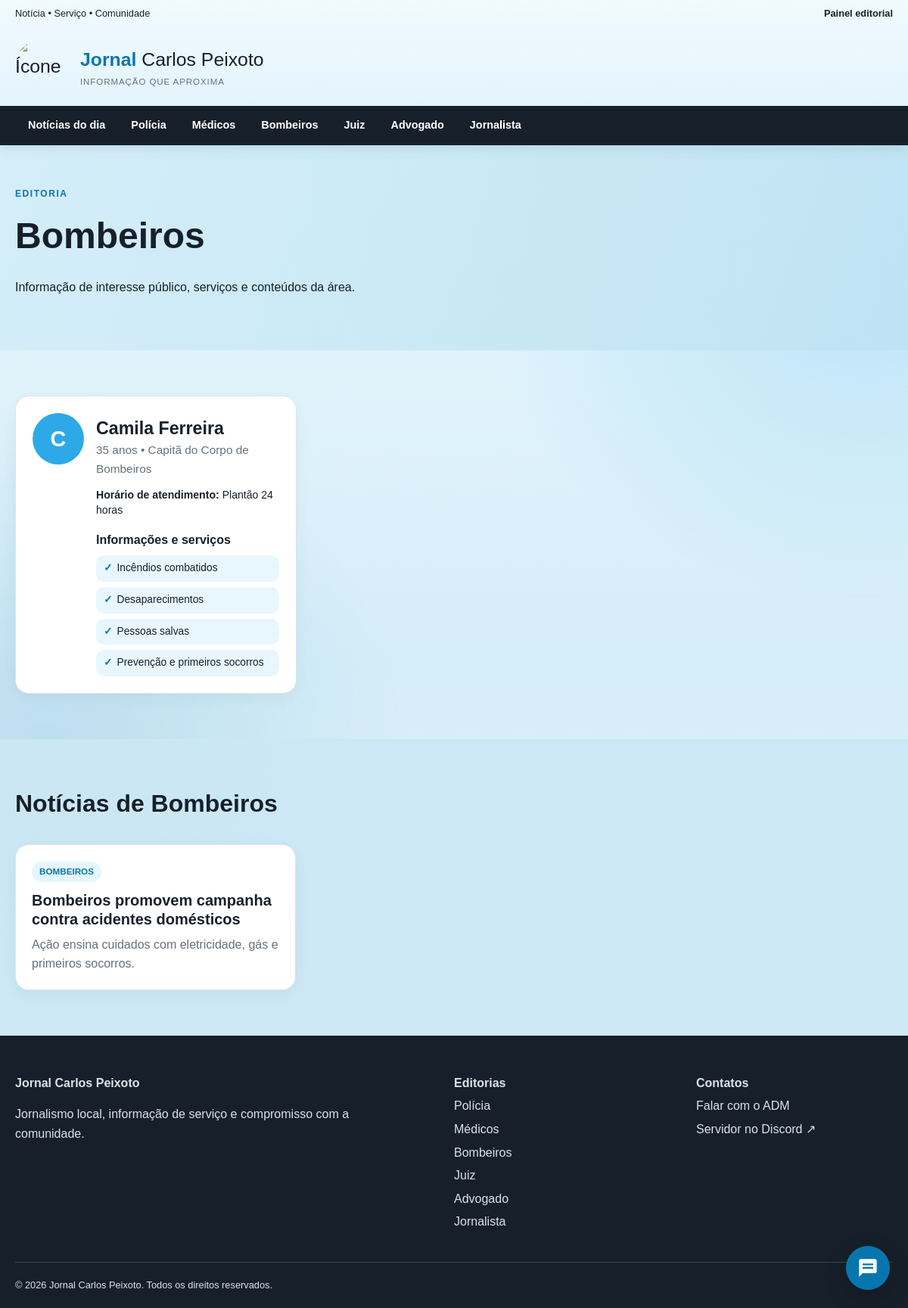
Page /categoria/bombeiros on the committed database.
### app.py (models this page shows)
class Professional(db.Model):
    __tablename__ = "professionals"
    id = db.Column(db.Integer, primary_key=True)
    category = db.Column(db.String(40), nullable=False, index=True)
    name = db.Column(db.String(120), nullable=False)
    age = db.Column(db.Integer)
    role = db.Column(db.String(150), nullable=False)
    address = db.Column(db.String(250))
    hours = db.Column(db.String(250))
    sections = db.Column(db.Text, nullable=False)
    image_mimetype = db.Column(db.String(80))
    image_data = db.Column(db.LargeBinary)
    office_image_mimetype = db.Column(db.String(80))
    office_image_data = db.Column(db.LargeBinary)
    featured = db.Column(db.Boolean, nullable=False, default=False)
    featured_reason = db.Column(db.String(300))

class News(db.Model):
    __tablename__ = "news"
    id = db.Column(db.Integer, primary_key=True)
    title = db.Column(db.String(180), nullable=False)
    summary = db.Column(db.String(350), nullable=False)
    content = db.Column(db.Text, nullable=False)
    category = db.Column(db.String(40), nullable=False, index=True)
    source_name = db.Column(db.String(120))
    source_image_mimetype = db.Column(db.String(80))
    source_image_data = db.Column(db.LargeBinary)
    image = db.Column(db.String(255))
    image_mimetype = db.Column(db.String(80))
    image_data = db.Column(db.LargeBinary)
    featured = db.Column(db.Boolean, nullable=False, default=False)
    created_at = db.Column(db.DateTime(timezone=True), nullable=False, default=utc_now)
    updated_at = db.Column(db.DateTime(timezone=True), nullable=False, default=utc_now, onupdate=utc_now)
    comments = db.relationship("Comment", back_populates="article", cascade="all, delete-orphan")

### app.py (the view)
@app.route("/categoria/<slug>")
def category(slug):
    category_name = CATEGORY_SLUGS.get(slug.lower())
    if category_name is None and slug in CATEGORIES:
        category_name = slug
    if category_name is None:
        abort(404)
    professionals = db.session.execute(
        db.select(Professional)
        .where(Professional.category == category_name)
        .order_by(Professional.featured.desc(), Professional.name.asc())
    ).scalars().all()
    news = db.session.execute(db.select(News).where(News.category == category_name).order_by(News.created_at.desc())).scalars().all()
    return render_template("category.html", category=category_name, professionals=professionals, news=news)

### app.py (called while the page is built)
@app.context_processor
def globals_for_templates():
    return {
        "categories": CATEGORIES,
        "category_links": [{"name": name, "slug": CATEGORY_TO_SLUG[name]} for name in CATEGORIES],
        "category_slug": CATEGORY_TO_SLUG,
        "current_year": datetime.now().year,
    }

### templates/category.html (shortened to what this page needs)
{% extends 'base.html' %}
{% block content %}
<section class="page-head">
  <div class="container">
    <p class="eyebrow">Editoria</p>
    <h1>{{ category }}</h1>
    <p>Informação de interesse público, serviços e conteúdos da área.</p>
  </div>
</section>
<section class="section container professional-grid">
  {% for person in professionals %}
  <article class="profile{% if person.featured %} is-featured{% endif %}">
    {% if person.image_data %}
    <img class="profile-photo" src="{{ url_for('professional_photo', professional_id=person.id) }}" alt="Foto de {{ person.name }}">
    {% else %}
    <div class="avatar" aria-hidden="true">{{ person.name[0] }}</div>
    {% endif %}
    <div class="profile-content">
      <h2>{{ person.name }}</h2>
      <p class="lead">{{ person.age }} anos • {{ person.role }}</p>
      <div class="profile-details">
        <p><strong>Horário de atendimento:</strong> {{ person.hours }}</p>
      </div>
      <h3>Informações e serviços</h3>
      <div class="service-list">
        {% for section in person.sections.split('|') %}
        <div><span>✓</span>{{ section }}</div>
        {% endfor %}
      </div>
    </div>
  </article>
  {% else %}
  <p>Nenhum profissional cadastrado.</p>
  {% endfor %}
</section>
<section class="section subtle">
  <div class="container">
    <div class="section-title"><h2>Notícias de {{ category }}</h2></div>
    <div class="news-grid">
      {% for item in news %}
      <article class="news-card">
        <div class="card-body">
          <span class="tag">{{ item.category }}</span>
          <h3><a href="{{ url_for('news_detail', news_id=item.id) }}">{{ item.title }}</a></h3>
          <p>{{ item.summary }}</p>
        </div>
      </article>
      {% else %}
      <p>Ainda não há notícias nesta editoria.</p>
      {% endfor %}
    </div>
  </div>
</section>
{% endblock %}

### static/css/style.css (style rules this page uses)
:root { --blue:#2da9e8;--blue-dark:#0876ae;--ink:#17202a;--muted:#65717d;--paper:#fbf7ed;--line:#dce4e8;--white:#fff;--red:#c43d3d;--radius:18px;--shadow:0 14px 40px rgba(19,53,71,.10) }
* { box-sizing:border-box }
html { scroll-behavior:smooth }
body { margin:0;color:var(--ink);font-family:Arial,Helvetica,sans-serif;line-height:1.6;background:#fff }
a { color:inherit;text-decoration:none }
.container { width:min(1160px,calc(100% - 32px));margin:auto }
.eyebrow { text-transform:uppercase;color:var(--blue-dark);font-weight:bold;letter-spacing:.13em;font-size:.75rem;margin:0 0 8px }
.tag { display:inline-block;color:var(--blue-dark);background:#e6f6fd;padding:4px 10px;border-radius:999px;font-size:.73rem;font-weight:bold;text-transform:uppercase }
.section { padding:60px 0 }
.section-title { display:flex;justify-content:space-between;align-items:end;gap:20px;margin-bottom:28px }
.section-title h1,.section-title h2 { margin:0;font-size:2rem }
.news-grid { display:grid;grid-template-columns:repeat(3,1fr);gap:24px }
.news-card { border:1px solid var(--line);border-radius:var(--radius);overflow:hidden;background:#fff;transition:.2s }
.card-body { padding:21px }
.card-body h3 { line-height:1.25;margin:12px 0 8px;font-size:1.25rem }
.card-body p { color:var(--muted);margin:0 }
.journalist,.subtle { background:var(--paper) }
.lead { font-size:1.12rem;color:var(--muted) }
.page-head { padding:55px 0;background:linear-gradient(110deg,var(--paper),#e7f7ff) }
.page-head h1 { font-size:3rem;margin:0 }
.profile { display:grid;grid-template-columns:120px 1fr;gap:30px;padding:32px;border:1px solid var(--line);border-radius:var(--radius) }
.avatar { width:110px;height:110px;display:grid;place-items:center;border-radius:50%;background:var(--blue);color:#fff;font-size:2.8rem;font-weight:bold }
.profile h2 { margin:8px 0 0;font-size:2rem }
.service-list { display:grid;grid-template-columns:repeat(2,1fr);gap:10px }
.service-list div { padding:13px;background:var(--paper);border-radius:10px }
.service-list span { color:var(--blue-dark);font-weight:bold;margin-right:8px }

### static/css/professionals.css (style rules this page uses)
.professional-grid { display: grid; grid-template-columns: repeat(3, minmax(0, 1fr)); gap: 22px; align-items: stretch; }
.professional-grid .profile { display: grid; grid-template-columns: 68px minmax(0, 1fr); align-content: start; gap: 16px; height: 100%; padding: 22px; background: #fff; }
.professional-grid .avatar { width: 68px; height: 68px; font-size: 1.8rem; }
.profile-content { min-width: 0; }
.professional-grid .profile h2 { margin: 7px 0 2px; font-size: 1.45rem; line-height: 1.2; overflow-wrap: anywhere; }
.professional-grid .profile .lead { margin: 0 0 12px; font-size: .96rem; }
.profile-details { font-size: .88rem; line-height: 1.45; }
.profile-details p { margin: 6px 0; }
.professional-grid .profile h3 { margin: 16px 0 8px; font-size: 1rem; }
.professional-grid .service-list { grid-template-columns: 1fr; gap: 7px; }
.professional-grid .service-list div { padding: 8px 10px; font-size: .86rem; line-height: 1.35; }
.professional-grid .service-list span { margin-right: 6px; }

### static/css/theme.css (style rules this page uses)
:root { --site-background: #d5edf8; --site-background-light: #e8f7fd; --paper: #cfeaf7; }
body { background: var(--site-background); }
.news-card, .profile, .professional-admin-card, .category-admin-card, .conversation-card, .table-wrap { box-shadow: 0 5px 18px rgba(20, 72, 99, .05); }
.page-head { background: linear-gradient(110deg, #d5eef9 0%, #bfe3f3 100%); }
.journalist, .subtle { background: rgba(204, 232, 245, .96); }
.service-list div { background: #e8f7fd; }

### rows in the picture
Professional: name "C", name "Camila Ferreira", age "35", role "Capitã do Corpo de Bombeiros", hours "Plantão 24 horas", section "Incêndios combatidos" "Desaparecimentos" "Pessoas salvas" "Prevenção e primeiros socorros"
News: category "BOMBEIROS", title "Bombeiros promovem campanha contra acidentes domésticos", summary "Ação ensina cuidados com eletricidade, gás e primeiros socorros."

### other values in the picture
{{ item.name }} "Polícia" "Médicos" "Bombeiros" "Juiz" "Advogado" "Jornalista"
{{ category }} "Bombeiros"
